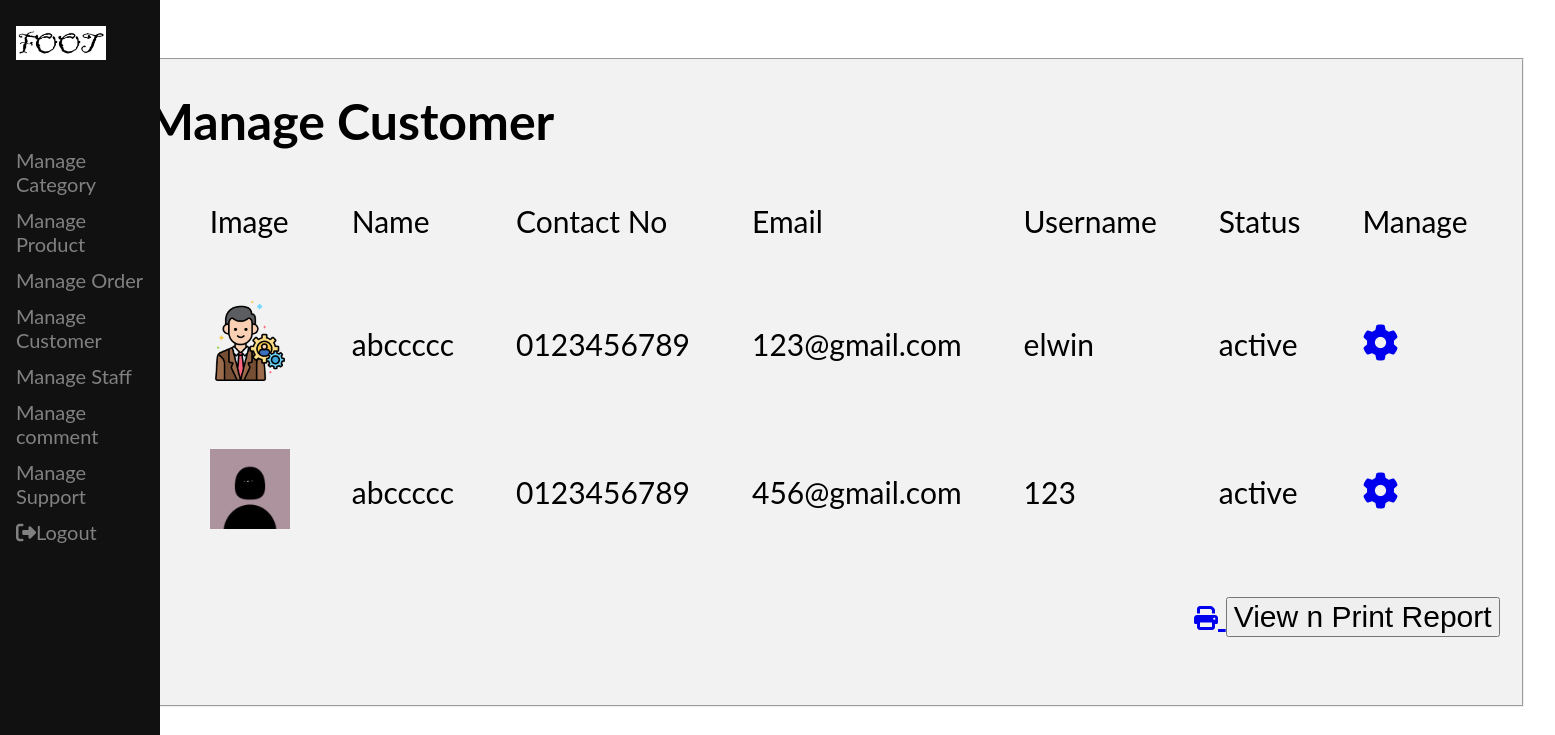
The app's page /manageuser.php, older data.
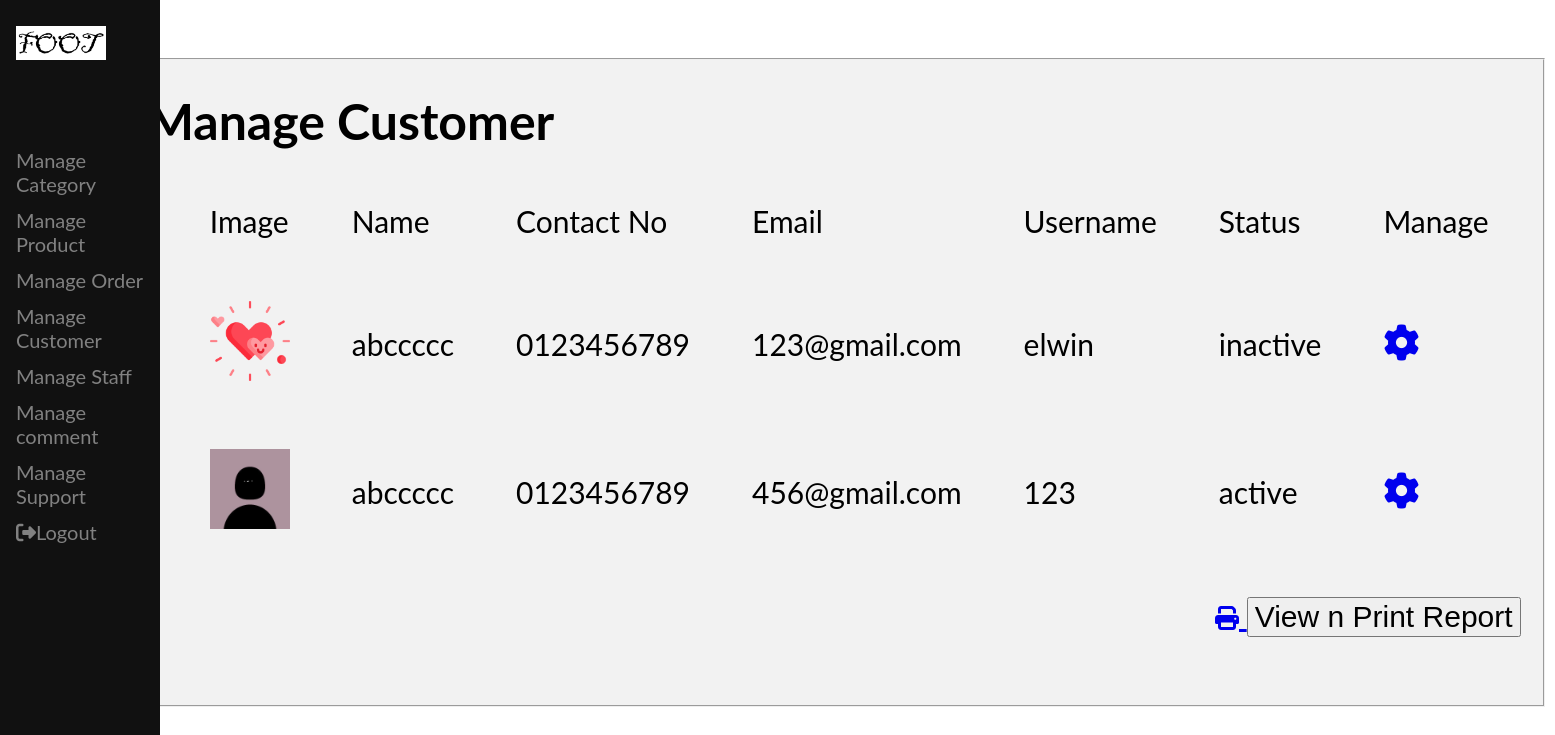
The same page, newer data.
### tables this page shows
CREATE TABLE `user` (
  `user_id` int(100) NOT NULL,
  `full_name` varchar(50) NOT NULL,
  `contact_no` varchar(14) NOT NULL,
  `email_address` varchar(30) NOT NULL,
  `username` varchar(30) NOT NULL,
  `userpassword` varchar(30) NOT NULL,
  `confirm_password` varchar(30) NOT NULL,
  `image` varchar(100) NOT NULL,
  `status` varchar(10) NOT NULL
);

### manageuser.php (the view, shortened to what this page needs)
<?php
    include 'adminheader.php';
    include 'conn.php';
?>
<!DOCTYPE html>
<html lang="en">
<head>
</head>
<body>
<div id="wrapper">
<div class="middle">
    <fieldset>
    <?php
        $sql = "select * from user";
        $result = mysqli_query($conn,$sql);
        ?>
      <h1><i class="fa fa-address-book-o" style="font-size:50px"></i><b style="font-size: 50px;"> Manage Customer</b></h1>
      <table border="0px">
        <tr>
          <td>ID</td>
          <td>Image</td>
          <td>Name</td>
          <td>Contact No</td>
          <td>Email</td>
          <td>Username</td>
          <td>Status</td>
          <td>Manage</td>
        </tr>
        <?php
        while($row = mysqli_fetch_array($result))
        {
            ?>
        <tr>
          <td><?php echo $row["user_id"]; ?></td>
          <td><img class='img' src="<?php echo "image/".$row['image'];?>" ></td>
          <td><?php echo $row["full_name"];	?></td>
          <td><?php echo $row["contact_no"];?></td>
          <td><?php echo $row["email_address"];?></td>
          <td><?php echo $row["username"];?></td>
          <td><?php echo $row["status"];?></td>
          <td>
            <a href="editmanageuser.php?email=<?php echo $row['email_address'];?>" alt="update"><i class="fa fa-cog" style="font-size:36px"></i></a>
            </td>
        </tr>
            <?php
        }
		?>
      </table>
<p>
      <span class="left" ><a href="reportuser.php" alt="insert"> <i class='fas fa-print' style='font-size:24px'></i> <input type="button" value="View n Print Report"></span></p>
    </fieldset>
  </div>
</div>
</body>
</html>

Row changes from the older to the newer data that the page shows:
changed user "123@gmail.com": image: a different picture; status "active" → "inactive"
